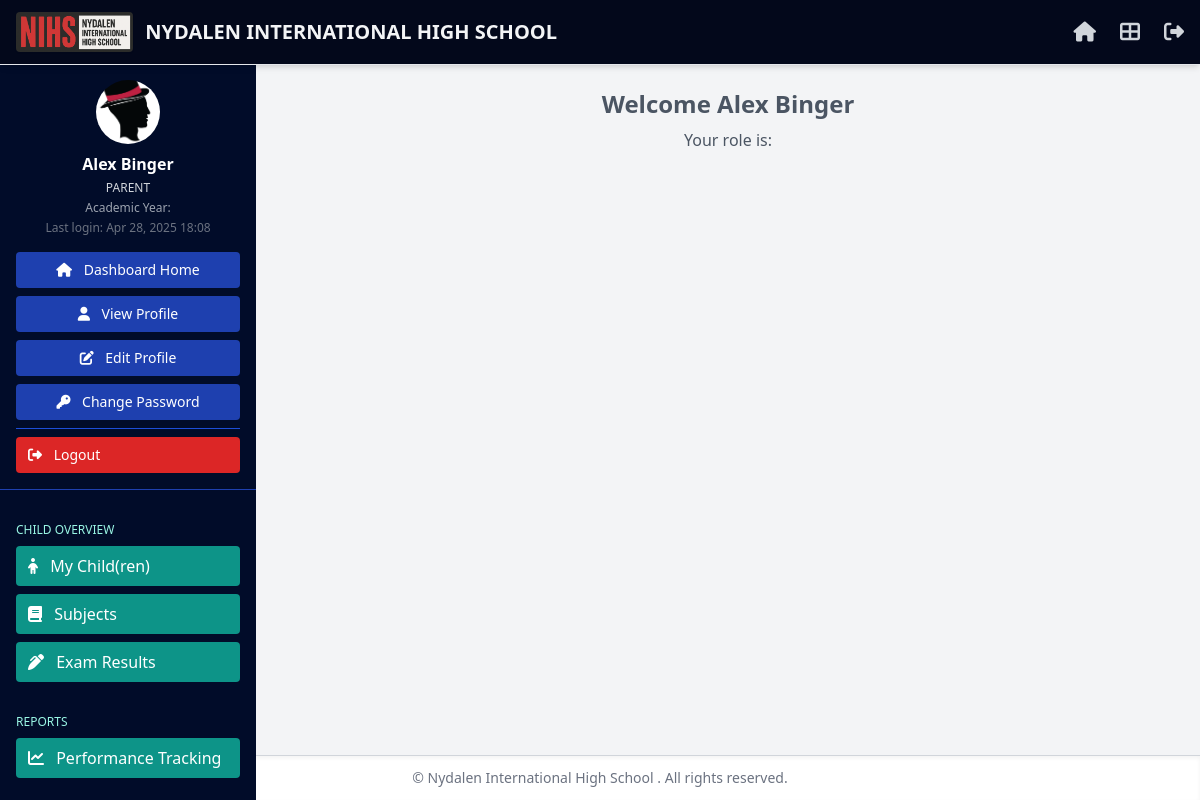
/users/dashboard/principal/ (signed in), run on the app's committed database.
### the_school/models.py (models this page shows, shortened)
class SchoolSettings(models.Model):
    singleton = models.BooleanField(default=True, unique=True)
    school_name = models.CharField(max_length=255, unique=True)
    school_logo = models.ImageField(upload_to=school_logo_upload_path,
        blank=True,
        null=True,
        default='school_logos/no_logo.png')  # Default logo path
    school_motto = models.CharField(max_length=255, blank=True, null=True)
    established_year = models.PositiveIntegerField(
        blank=True, null=True,
        validators=[
            MinValueValidator(1800),
            MaxValueValidator(datetime.now().year)
        ],
        help_text="Year the school was established (must be reasonable)."
    )
    address = models.TextField()
    contact_number = models.CharField(
        max_length=20,
        validators=[RegexValidator(r'^\+?\d{7,15}$', 'Enter a valid contact number.')],
        help_text="Phone number (e.g., +123456789)."
    )
    email_address = models.EmailField()
    website_url = models.URLField(blank=True, null=True)
    accreditation_details = models.ManyToManyField(
        Accreditor, blank=True, related_name="schools"
    )
    social_media_links = models.JSONField(
        default=dict,
        validators=[validate_social_links],
        help_text="JSON format (e.g., {'Facebook': 'https://fb.com/school'})"
    )
    homepage_intro = models.TextField(
        blank=True, null=True,
        help_text="Optional welcome message for homepage (index.html)."
    )
    about_us_title = models.CharField(
        max_length=255, blank=True, null=True,
        help_text="Optional title override for the About Us page."
    )
    about_us_subheading1 = models.CharField(max_length=255, blank=True, null=True)
    about_us_paragraph1 = models.TextField(blank=True, null=True)
    about_us_paragraph2 = models.TextField(blank=True, null=True)
    about_us_subheading2 = models.CharField(max_length=255, blank=True, null=True)
    about_us_paragraph3 = models.TextField(blank=True, null=True)
    contact_us_title = models.CharField(max_length=255, blank=True, null=True)
    contact_us_paragraph1 = models.TextField(blank=True, null=True)
    contact_us_paragraph2 = models.TextField(blank=True, null=True)
    privacy_policy = models.TextField(
        blank=True, null=True,
        help_text="Displayed in privacy_policy.html"
    )
    terms_of_service = models.TextField(
        blank=True, null=True,
        help_text="Displayed in terms_of_service.html"
    )
    created_at = models.DateTimeField(auto_now_add=True)
    updated_at = models.DateTimeField(auto_now=True)
    class Meta:
        verbose_name = "School Settings"
        verbose_name_plural = "School Settings"
        constraints = [
            models.UniqueConstraint(fields=["singleton"], name="unique_school_settings_constraint")
        ]

### users/models.py (models this page shows, shortened)
class User(AbstractUser):
    ROLE_CHOICES = [
        ('admin', 'Admin'),
        ('teacher', 'Teacher'),
        ('student', 'Student'),
        ('parent', 'Parent'),
    ]
    GENDER_CHOICES = [
        ('male', 'Male'),
        ('female', 'Female'),
        ('other', 'Other'),
    ]
    username = None  # Email replaces username
    email = models.EmailField(unique=True, db_index=True)
    first_name = models.CharField(max_length=30)
    initials = models.CharField(max_length=10, blank=True, null=True)
    last_name = models.CharField(max_length=30)
    dob = models.DateField(null=True, blank=True)
    gender = models.CharField(max_length=10, choices=GENDER_CHOICES, blank=True, null=True)
    role = models.CharField(max_length=50, choices=ROLE_CHOICES, default='student', db_index=True)
    phone_number = models.CharField(max_length=15, blank=True, null=True, validators=[phone_validator], db_index=True)
    profile_image = models.ImageField(
        upload_to='profile_photos/',
        default='profile_photos/default.png',
        blank=True,
        null=True
    )
    street_address = models.CharField(max_length=255, blank=True, null=True)
    city = models.CharField(max_length=100, blank=True, null=True)
    state_province = models.CharField(max_length=100, blank=True, null=True)
    postal_code = models.CharField(max_length=20, blank=True, null=True)
    country = CountryField(blank_label='(Select Country)', null=True, blank=True, db_index=True)
    is_active = models.BooleanField(default=True)
    date_joined = models.DateTimeField(auto_now_add=True)
    objects = CustomUserManager()
    USERNAME_FIELD = 'email'
    REQUIRED_FIELDS = ['first_name', 'last_name', 'role']
    groups = models.ManyToManyField(Group, related_name="custom_user_set", blank=True)
    user_permissions = models.ManyToManyField(Permission, related_name="custom_user_permissions_set", blank=True)

### users/views/dashboards/principal_views.py (the view)
# urls.py: path('dashboard/principal/', principal_views.principal_dashboard, name='principal_dashboard'),
@login_required
def principal_dashboard(request):
    return render(request, 'dashboards/principal/principal_dashboard.html')

### the_school/context_processors.py (called while the page is built)
def global_school_data(request):
    current_year = AcademicYear.objects.filter(is_current=True).first()
    school_settings = SchoolSettings.objects.first()
    accreditation_details = school_settings.accreditation_details.all() if school_settings else []
    return {
        'current_year': current_year,               # Active academic year
        'school_settings': school_settings,         # School general settings
        'accreditation_details': accreditation_details,  # Accreditation information
    }

### users/templates/dashboards/principal/principal_dashboard.html (shortened to what this page needs)
{% extends "base/base_dashboard.html" %}
{% block content %}
<div class="text-center text-gray-600">
    <h1 class="text-2xl font-bold">Welcome {{ request.user.get_full_name }}</h1>
    <p class="mt-2">Your role is: </p>
</div>
{% endblock %}

### users/templates/base/base_dashboard.html (shortened to what this page needs)
{% load static %}
<!DOCTYPE html>
<html lang="en">
<head>
    <script src="https://cdn.tailwindcss.com"></script>
    <link href="https://cdnjs.cloudflare.com/ajax/libs/font-awesome/6.4.2/css/all.min.css" rel="stylesheet">
    <link rel="stylesheet" href="{% static 'shared/css/bootstrap_overrides_for_tailwind.css' %}">
</head>
<body class="bg-gray-100 min-h-screen flex flex-col">
    <nav class="bs-navbar-bg text-white border-b shadow-md fixed w-full z-30 top-0">
        <div class="max-w-7xl mx-auto px-4 py-3 flex items-center justify-between">
            <div class="flex items-center space-x-3">
                <img loading="lazy" src="{{ school_settings.school_logo.url|default_if_none:'/static/logos/bivgs_logo.png' }}" alt="Logo" class="h-10 w-auto rounded shadow-sm">
                <span class="text-xl font-bold text-gray-100 hidden sm:block uppercase">
                    {{ school_settings.school_name|default:"BIVGS" }}
                </span>
            </div>
            <div class="flex items-center space-x-6">
                <a href="{% url 'the_school:index' %}" class="text-gray-300 hover:text-white" aria-label="Home">
                    <i class="fas fa-home text-xl"></i>
                </a>
                <a href="{% url 'users:role_dashboard' %}" class="text-gray-300 hover:text-white" aria-label="Dashboard">
                    <i class="fas fa-th-large text-xl"></i>
                </a>
                <form method="post" action="{% url 'users:logout' %}">
                    <button type="submit" class="text-gray-300 hover:text-red-500" aria-label="Logout">
                        <i class="fas fa-sign-out-alt text-xl"></i>
                    </button>
                </form>
            </div>
        </div>
    </nav>
    <div class="flex pt-16">
        <aside id="sidebar" class="w-64 bs-sidebar-bg text-white fixed top-16 left-0 h-screen overflow-y-auto transform transition-transform duration-300 ease-in-out md:translate-x-0 -translate-x-full z-20 pb-24">
            <div class="p-4 border-b border-blue-800 text-center">
                {% if user.profile_image %}
                    <img loading="lazy" src="{{ user.profile_image.url }}" class="h-16 w-16 rounded-full mx-auto mb-2 object-cover" alt="Profile Photo">
                {% endif %}
                <p class="font-semibold mt-2">{{ user.get_full_name }}</p>
                <p class="text-xs text-gray-300 uppercase mt-1">
                    {% if user.role == 'teacher' and user.teacher %}
                        {% if user.teacher.teacher_role == "Other" and user.teacher.custom_teacher_role %}
                            {{ user.teacher.custom_teacher_role }}
                        {% else %}
                            {{ user.teacher.teacher_role }}
                        {% endif %}
                    {% else %}
                        {{ user.get_role_display }}
                    {% endif %}
                </p>
                <p class="text-xs text-gray-400 mt-1">Academic Year: {{ current_year.year }}</p>
                <p class="text-xs text-gray-500 mt-1">Last login: {{ user.last_login|date:"M d, Y H:i" }}</p>
                <div class="mt-4 space-y-2 text-sm">
                    <a href="{% url 'users:role_dashboard' %}" class="block px-3 py-2 rounded bg-blue-800 hover:bg-blue-700 transition focus:ring-2 focus:ring-offset-2 focus:ring-blue-500" aria-label="Dashboard Home">
                        <i class="fas fa-home mr-2"></i> Dashboard Home
                    </a>
                    <a href="{% url 'users:view_profile' %}" class="block px-3 py-2 rounded bg-blue-800 hover:bg-blue-700 transition focus:ring-2 focus:ring-offset-2 focus:ring-blue-500" aria-label="View Profile">
                        <i class="fas fa-user mr-2"></i> View Profile
                    </a>
                    <a href="{% url 'users:edit_profile' %}" class="block px-3 py-2 rounded bg-blue-800 hover:bg-blue-700 transition focus:ring-2 focus:ring-offset-2 focus:ring-blue-500" aria-label="Edit Profile">
                        <i class="fas fa-edit mr-2"></i> Edit Profile
                    </a>
                    <a href="{% url 'users:change_password' %}" class="block px-3 py-2 rounded bg-blue-800 hover:bg-blue-700 transition focus:ring-2 focus:ring-offset-2 focus:ring-blue-500" aria-label="Change Password">
                        <i class="fas fa-key mr-2"></i> Change Password
                    </a>
                    <hr class="my-3 border-blue-700">
                    <form method="post" action="{% url 'users:logout' %}">
                        <button type="submit" class="w-full text-left px-3 py-2 rounded bg-red-600 hover:bg-red-500 transition focus:ring-2 focus:ring-offset-2 focus:ring-red-500" aria-label="Logout">
                            <i class="fas fa-sign-out-alt mr-2"></i> Logout
                        </button>
                    </form>
                </div>
            </div>
            <div class="p-4 space-y-2">
                {% block sidebar_nav_items %}
                    {% if user.role == 'admin' %}
                        {% include 'sidebars/admin_sidebar.html' %}
                    {% elif user.role == 'student' %}
                        {% include 'sidebars/student_sidebar.html' %}
                    {% elif user.role == 'parent' %}
                        {% include 'sidebars/parent_sidebar.html' %}
                    {% else %}
                        {% include 'sidebars/fallback_sidebar.html' %}
                    {% endif %}
                {% endblock %}
            </div>
        </aside>
        <main class="flex-1 md:ml-64 p-6">
            {% block content %}{% endblock %}
        </main>
    </div>
    <footer class="bg-white border-t border-gray-300 text-sm text-center py-3 mt-auto shadow-inner sticky bottom-0 z-10">
        <span class="text-gray-500">© {{ school_settings.school_name|default:"BIVGS" }} {{ now|date:"Y" }}. All rights reserved.</span>
    </footer>
</body>
</html>

### data on the page
SchoolSettings: school_logo (picture), school_name "NYDALEN INTERNATIONAL HIGH SCHOOL", school_name "Nydalen International High School"
User: profile_image (picture), get_full_name "Alex Binger", role "PARENT", last_login "Apr 28, 2025 18:08", user.get_full_name "Alex Binger"
